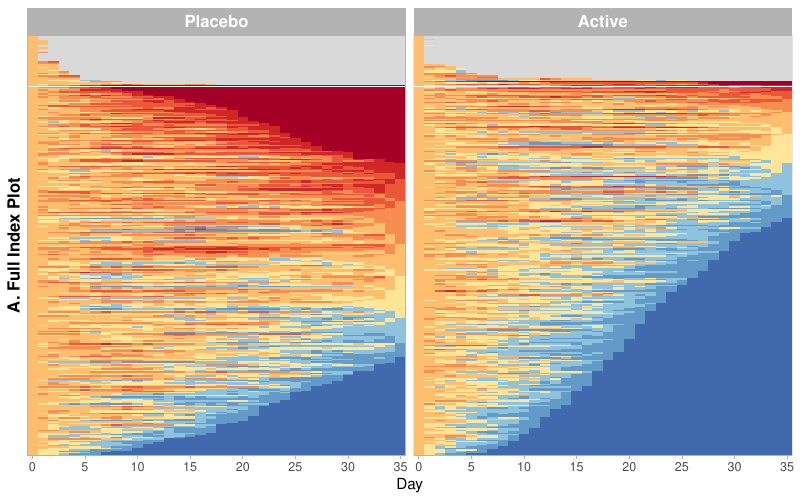

Source code (R):
# packages
pacman::p_load(rio, tidyverse)
pacman::p_load(ggtext)
pacman::p_load(RColorBrewer)

# import
dd_l <- import('./dat/covid_data_l.csv')
dd_1 <- import('./dat/covid_data_1.csv')

dd_l <- left_join(dd_1,
                  dd_l %>% select(id, day, OSCI_n)) %>%
   mutate(OSCI_n = replace_na(OSCI_n, 9) ,
          arm = factor(arm, label = c('Active','Placebo')) %>% fct_rev() ) %>%
   arrange(desc(arm), id)

dd_w <- dd_l %>%
   select(id, arm, day, OSCI_n) %>%
   pivot_wider(values_from = OSCI_n,
               names_from  = day,
               names_prefix  = 'd')

dd_w_o <- data.frame(id    = dd_w$id,
                     arm   = dd_w$arm) %>%
   left_join(dd_w) %>% 
   arrange(arm, 
           d35, d34, d33, d32, d31, d30, d29, d28, d27, d26, 
           d25, d24, d23, d22, d21, d20, d19, d18, d17, d16, 
           d15, d14, d13, d12, d11, d10, d9, d8, d7, d6, 
           d5, d4, d3, d2) %>% 
   mutate(id_order = 1:n())

dd_l_o <- dd_w_o %>% 
   pivot_longer(cols = starts_with("d"),
                names_to = "day",
                values_to = "OSCI_n",
                names_prefix = "d") %>% 
   mutate(day    = as.integer(day),
          OSCI_n = as.factor(OSCI_n) %>% fct_rev())

f_t <- ggplot(data = dd_l_o, 
       aes(x = day, y = id_order, fill = OSCI_n )) +
   geom_tile() +
   facet_wrap(~arm, scales = "free") +
   scale_fill_manual(values = c('9' = "gray85", 
                                '8' = "#A50026",
                                '7' = "#CE2726",
                                '6' = "#EA5839",
                                '5' = "#F88D51",
                                '4' = "#FDBE70",
                                '3' = "#FEE597",
                                '2' = "#8FC3DD",
                                '1' = "#649AC7",
                                '0' = "#416AAE")) +
   scale_y_discrete(name = '**A. Full Index Plot**', 
                    labels = NULL, 
                    breaks = NULL) +
   scale_x_continuous(name = 'Day',
                      breaks = seq(0, 35, 5),
                      expand = c(0, 0)) +
   theme_light() +
   theme(panel.grid   = element_blank(),
         strip.text   = element_text(size = 12, face = 'bold'),
         legend.position="none",
         axis.title.y = element_markdown(size = 12))

ggsave('./fig/covid_tile_order.pdf', plot = f_t, width = 8, height = 5)

                    